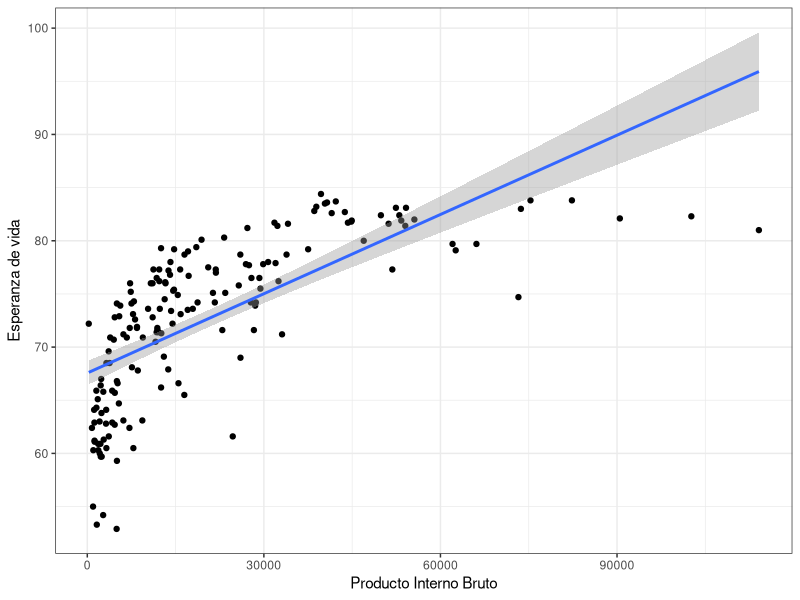
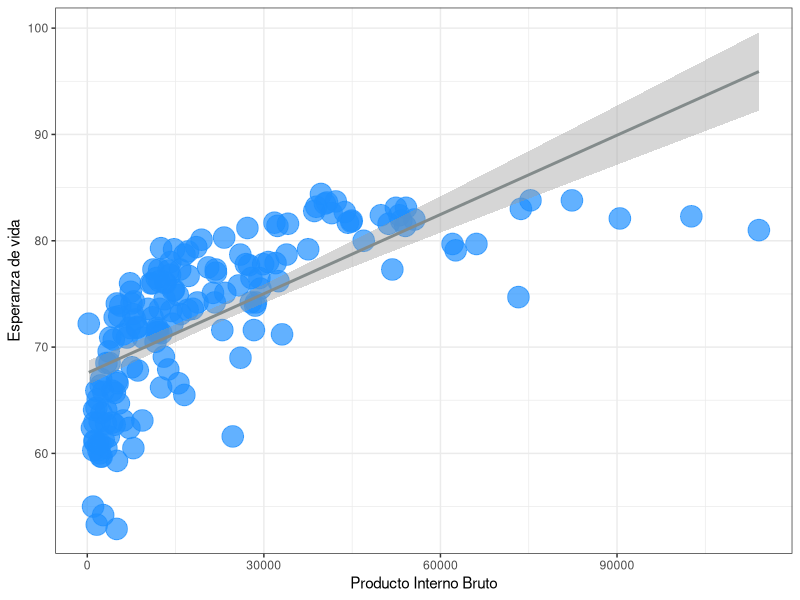

The R script that drew these images, in order:
## ---- chunk 1
knitr::opts_chunk$set(echo = TRUE)
## ---- chunk 2
library(readr)
library(dplyr)
library(corrplot)
library(ggplot2)
library(scales)
library(ggpubr)
library(broom)
## ---- chunk 3
vacunas_df <- read_csv('../data/dataset_vacunas.csv')
## ---- chunk 4
attach(vacunas_df)
## ---- chunk 5
gdp_vs_life <- lm(Life_expectancy~GDP, data = vacunas_df)

## ---- chunk 6
summary(gdp_vs_life)
confint(gdp_vs_life)
tidy(gdp_vs_life)
## ---- chunk 7
ggplot(vacunas_df, aes(x = GDP, y = Life_expectancy)) +
  geom_point()+
  geom_smooth(method = 'glm')+
  xlab('Producto Interno Bruto')+
  ylab('Esperanza de vida')+
  theme_bw()
## ---- chunk 8
ggplot(vacunas_df, aes(x = GDP, y = Life_expectancy)) +
  geom_point(size = 7, color = 'dodgerblue', alpha = 0.7)+
  geom_smooth(method = 'glm', color = 'azure4')+
  xlab('Producto Interno Bruto')+
  ylab('Esperanza de vida')+
  theme_bw()
